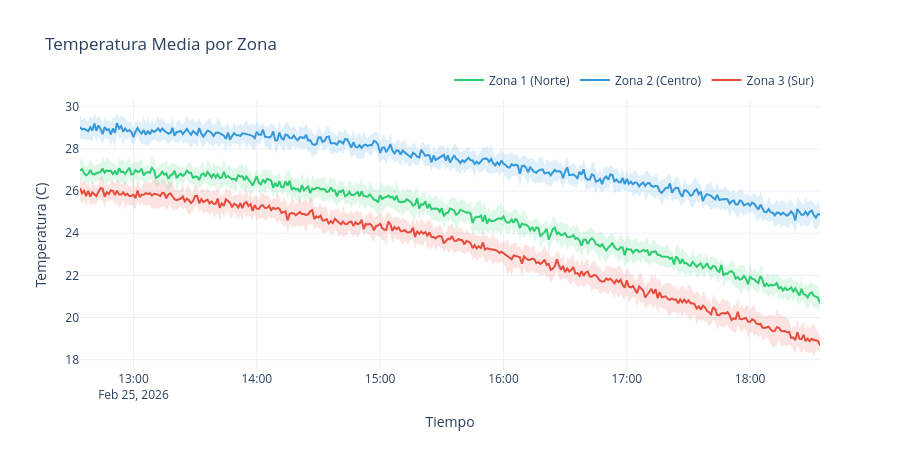

Here is the notebook cell this chart was saved with:
### Markdown cell above
---
## Temperatura por Zona

Media de temperatura agrupada por zona con bandas de desviacion tipica.

### Code cell
# Resamplear a 1 minuto por zona para suavizar
df_temp_zone = (
    df_temp_hum
    .set_index("timestamp")
    .groupby("zoneId")
    .resample("1min")["temperature"]
    .agg(["mean", "std", "min", "max"])
    .reset_index()
)

fig_temp = go.Figure()

for zone_id in sorted(df_temp_zone["zoneId"].unique()):
    zone_data = df_temp_zone[df_temp_zone["zoneId"] == zone_id]
    color = ZONE_COLORS.get(zone_id, "#95a5a6")
    name = ZONE_NAMES.get(zone_id, zone_id)

    # Banda de desviacion tipica
    fig_temp.add_trace(go.Scatter(
        x=pd.concat([zone_data["timestamp"], zone_data["timestamp"][::-1]]),
        y=pd.concat([zone_data["mean"] + zone_data["std"], (zone_data["mean"] - zone_data["std"])[::-1]]),
        fill="toself",
        fillcolor=color.replace(")", ", 0.15)").replace("#", "rgba(") if color.startswith("rgba") else f"rgba({int(color[1:3], 16)}, {int(color[3:5], 16)}, {int(color[5:7], 16)}, 0.15)",
        line=dict(color="rgba(0,0,0,0)"),
        showlegend=False,
        hoverinfo="skip",
    ))
    # Linea media
    fig_temp.add_trace(go.Scatter(
        x=zone_data["timestamp"],
        y=zone_data["mean"],
        mode="lines",
        name=name,
        line=dict(color=color, width=2),
        hovertemplate="%{y:.1f} C<br>%{x}<extra>" + name + "</extra>",
    ))

fig_temp.update_layout(
    title="Temperatura Media por Zona",
    xaxis_title="Tiempo",
    yaxis_title="Temperatura (C)",
    template="plotly_white",
    height=450,
    hovermode="x unified",
    legend=dict(orientation="h", yanchor="bottom", y=1.02, xanchor="right", x=1),
)
fig_temp.show()

### Figure 1 — Plotly figure (JSON) as saved in the notebook; plotly's stock layout.template omitted (floating-point values rounded to 4 significant figures; data arrays with more than 128 entries replaced by an {"elided": "..."} marker saying what was removed)
{"data": [{"fill": "toself", "fillcolor": "rgba(46, 204, 113, 0.15)", "hoverinfo": "skip", "line": {"color": "rgba(0,0,0,0)"}, "showlegend": false, "type": "scatter", "x": {"elided": "722 str values"}, "y": {"elided": "722 float values"}}, {"hovertemplate": "%{y:.1f} C<br>%{x}<extra>Zona 1 (Norte)</extra>", "line": {"color": "#2ecc71", "width": 2}, "mode": "lines", "name": "Zona 1 (Norte)", "type": "scatter", "x": {"elided": "361 str values"}, "y": {"elided": "361 float values"}}, {"fill": "toself", "fillcolor": "rgba(52, 152, 219, 0.15)", "hoverinfo": "skip", "line": {"color": "rgba(0,0,0,0)"}, "showlegend": false, "type": "scatter", "x": {"elided": "722 str values"}, "y": {"elided": "722 float values"}}, {"hovertemplate": "%{y:.1f} C<br>%{x}<extra>Zona 2 (Centro)</extra>", "line": {"color": "#3498db", "width": 2}, "mode": "lines", "name": "Zona 2 (Centro)", "type": "scatter", "x": {"elided": "361 str values"}, "y": {"elided": "361 float values"}}, {"fill": "toself", "fillcolor": "rgba(231, 76, 60, 0.15)", "hoverinfo": "skip", "line": {"color": "rgba(0,0,0,0)"}, "showlegend": false, "type": "scatter", "x": {"elided": "722 str values"}, "y": {"elided": "722 float values"}}, {"hovertemplate": "%{y:.1f} C<br>%{x}<extra>Zona 3 (Sur)</extra>", "line": {"color": "#e74c3c", "width": 2}, "mode": "lines", "name": "Zona 3 (Sur)", "type": "scatter", "x": {"elided": "361 str values"}, "y": {"elided": "361 float values"}}], "layout": {"height": 450, "hovermode": "x unified", "legend": {"orientation": "h", "x": 1, "xanchor": "right", "y": 1.02, "yanchor": "bottom"}, "title": {"text": "Temperatura Media por Zona"}, "xaxis": {"title": {"text": "Tiempo"}}, "yaxis": {"title": {"text": "Temperatura (C)"}}}}
